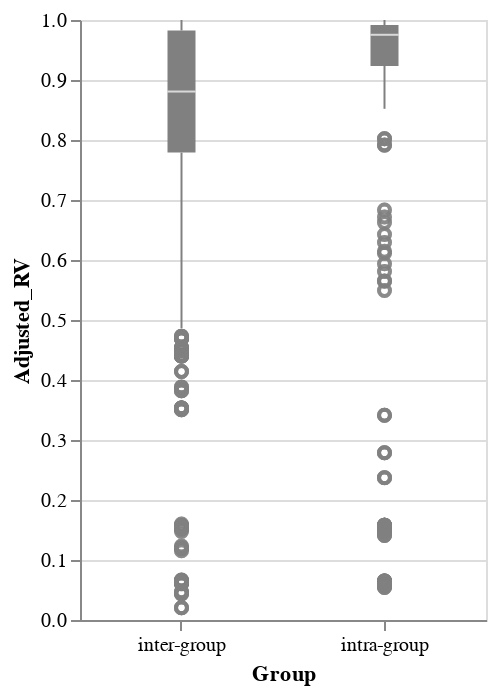

Notebook code cell kept with this figure:
### Code cell
#representation_dimensionality = pd.read_excel('../dataset/representation_dimensionality.xlsx')

# Read the feature groups
feature_groups = {
    'nac': ['Subsequence','Mismatch',
            'Kmer-1','Kmer-2','Kmer-3','Kmer-4','Kmer-5', 'Kmer-6', 'Kmer-7',
            'RCKmer-1','RCKmer-2','RCKmer-3','RCKmer-4','RCKmer-5','RCKmer-6','RCKmer-7',
            'NAC','GC','CKSNAP','ASDC',
            'Z_curve_9bit', 'Z_curve_12bit','Z_curve_36bit','Z_curve_48bit','Z_curve_144bit'],
    'pseudo_nac': ['PseDNC','PseKNC','PCPseDNC','PCPseTNC','SCPseDNC','SCPseTNC'],
    'eiip': ['PseEIIP'],
    'mi': ['MMI'],
    'utocorrelation and cross-covariance': ['DAC','DCC','DACC','TAC','TCC','TACC','Moran','Geary','NMBroto'],
    'physicochemical property': ['DPCP','TPCP'],
}

# Create a mapping for the feature groups
value_to_key = {v: k for k, values in feature_groups.items() for v in values}
rv_df_final['feature_group_1'] = rv_df_final['Encoding1'].map(value_to_key)
rv_df_final['feature_group_2'] = rv_df_final['Encoding2'].map(value_to_key)
rv_df_final['group'] = rv_df_final.apply(lambda x: 'intra-group' if x['feature_group_1'] == x['feature_group_2'] else 'inter-group', axis=1)

alt.Chart(rv_df_final).mark_boxplot(
    color='gray'
).encode(
    x=alt.X('group:O', title='Group', axis=alt.Axis(labelAngle=0)),
    y=alt.Y('Adjusted_RV:Q', scale=alt.Scale(domain=[0, 1]))
).properties(
    width=203,
)

### Figure 1 — Vega-Lite specification as saved in the notebook (floating-point values rounded to 4 significant figures; data arrays with more than 128 entries replaced by an {"elided": "..."} marker saying what was removed)
{"config": {"view": {"continuousWidth": 300, "continuousHeight": 300}}, "data": {"name": "data-f7baf5eb8c47c14ae16da32696788470"}, "mark": {"type": "boxplot", "color": "gray"}, "encoding": {"x": {"axis": {"labelAngle": 0}, "field": "group", "title": "Group", "type": "ordinal"}, "y": {"field": "Adjusted_RV", "scale": {"domain": [0, 1]}, "type": "quantitative"}}, "width": 203, "$schema": "https://vega.github.io/schema/vega-lite/v5.17.0.json", "datasets": {"data-f7baf5eb8c47c14ae16da32696788470": {"elided": "1892 records"}}}
